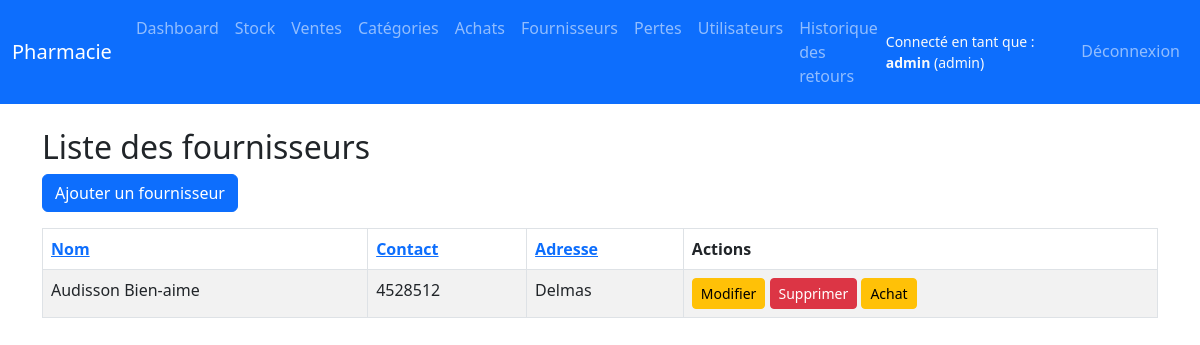
Page /suppliers/ (signed in) on the earlier database version.
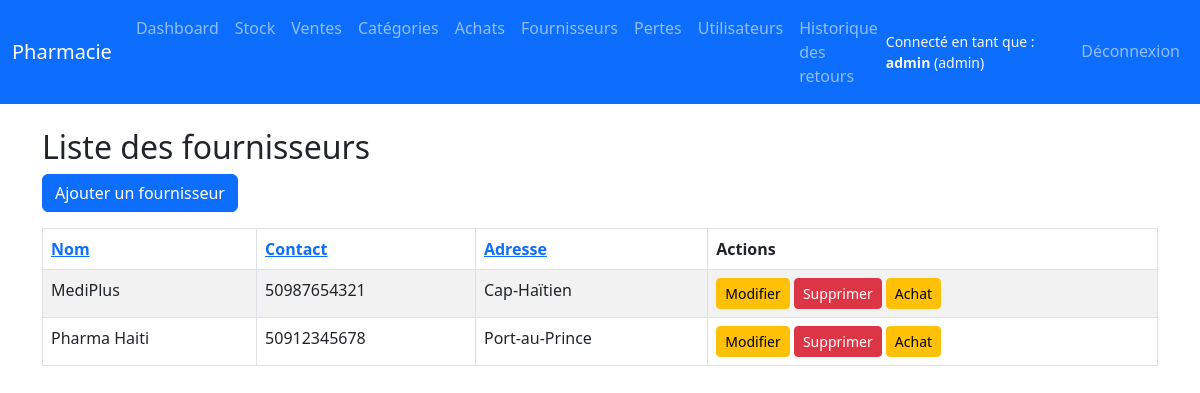
Same page on the later database version.
### app/models.py (models this page shows)
class Supplier(db.Model):
    id = db.Column(db.Integer, primary_key=True)
    name = db.Column(db.String(100), nullable=False)
    contact = db.Column(db.String(15))
    address = db.Column(db.Text)
    purchases = db.relationship('Purchase', back_populates='supplier')

### app/routes/supplier.py (the view)
@bp.route('/')
@login_required
def list_suppliers():
    query = Supplier.query
    sort = request.args.get('sort', 'name')
    order = request.args.get('order', 'asc')
    if hasattr(Supplier, sort):
        column = getattr(Supplier, sort)
        query = query.order_by(column.desc() if order == 'desc' else column.asc())
    page = request.args.get('page', 1, type=int)
    pagination = query.paginate(page=page, per_page=10)
    suppliers = pagination.items
    delete_form_supplier = DeleteSupplierForm()
    return render_template('suppliers/list.html', suppliers=suppliers, pagination=pagination, delete_form_supplier=delete_form_supplier)

### app/routes/auth.py (called while the page is built)
@login_manager.user_loader
def load_user(user_id):
    return User.query.get(int(user_id))

### app/templates/suppliers/list.html (shortened to what this page needs)
{% extends 'base.html' %}
{% block content %}
<h2>Liste des fournisseurs</h2>
<a href="{{ url_for('supplier.add_supplier') }}" class="btn btn-primary mb-3">Ajouter un fournisseur</a>
<table class="table table-striped table-bordered">
 <thead>
  <tr>
    {% set current_args = request.args.copy() %}
    {% set sort = request.args.get('sort', '') %}
    {% set order = request.args.get('order', 'asc') %}
    <th>
      {% set new_args = current_args.to_dict() %}
      {% if 'sort' in new_args %} {% set _ = new_args.pop('sort') %} {% endif %}
      {% if 'order' in new_args %} {% set _ = new_args.pop('order') %} {% endif %}
      <a href="{{ url_for('supplier.list_suppliers', sort='name', order='desc' if sort == 'name' and order == 'asc' else 'asc', **new_args) }}">
        Nom {% if sort == 'name' %}{{ '🔼' if order == 'asc' else '🔽' }}{% endif %}
      </a>
    </th>
    <th>
      {% set new_args = current_args.to_dict() %}
      {% if 'sort' in new_args %} {% set _ = new_args.pop('sort') %} {% endif %}
      {% if 'order' in new_args %} {% set _ = new_args.pop('order') %} {% endif %}
      <a href="{{ url_for('supplier.list_suppliers', sort='contact', order='desc' if sort == 'contact' and order == 'asc' else 'asc', **new_args) }}">
        Contact {% if sort == 'contact' %}{{ '🔼' if order == 'asc' else '🔽' }}{% endif %}
      </a>
    </th>
    <th>
      {% set new_args = current_args.to_dict() %}
      {% if 'sort' in new_args %} {% set _ = new_args.pop('sort') %} {% endif %}
      {% if 'order' in new_args %} {% set _ = new_args.pop('order') %} {% endif %}
      <a href="{{ url_for('supplier.list_suppliers', sort='address', order='desc' if sort == 'address' and order == 'asc' else 'asc', **new_args) }}">
        Adresse {% if sort == 'address' %}{{ '🔼' if order == 'asc' else '🔽' }}{% endif %}
      </a>
    </th>
    <th>Actions</th>
  </tr>
</thead>
  <tbody>
    {% for supplier in suppliers %}
    <tr>
      <td>{{ supplier.name }}</td>
      <td>{{ supplier.contact }}</td>
      <td>{{ supplier.address }}</td>
      <td>
        <a href="{{ url_for('supplier.edit_supplier', supplier_id=supplier.id) }}" class="btn btn-sm btn-warning">Modifier</a>
        <button type="button" class="btn btn-danger btn-sm" data-bs-toggle="modal" data-bs-target="#deleteModal{{ supplier.id }}">
          Supprimer
        </button>
        <a href="{{ url_for('supplier.supplier_purchases', supplier_id=supplier.id) }}" class="btn btn-sm btn-warning">Achat</a>
      </td>
    </tr>
    {% else %}
    <tr>
      <td colspan="4" class="text-center">Aucun fournisseur trouvé.</td>
    </tr>
    {% endfor %}
  </tbody>
</table>
{% endblock %}

Differences in the rows shown:
removed Supplier: name "Audisson Bien-aime", contact "4528512", address "Delmas"
added Supplier: name "MediPlus", contact "50987654321", address "Cap-Haïtien"
added Supplier: name "Pharma Haiti", contact "50912345678", address "Port-au-Prince"
